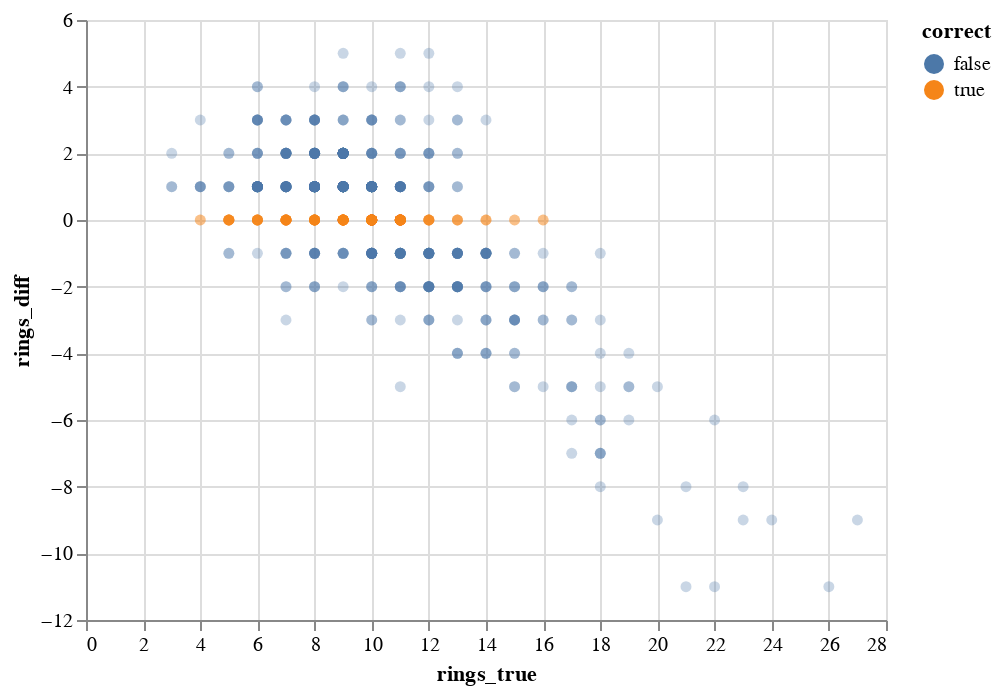

The notebook cell saved with this chart:
### Code cell
alt.Chart(best_rf_validation).mark_circle().encode(
    x="rings_true",
    y="rings_diff",
    color="correct",
).configure_mark(
    opacity=0.3,
)

### Figure 1 — Vega-Lite specification as saved in the notebook (floating-point values rounded to 4 significant figures; data arrays with more than 128 entries replaced by an {"elided": "..."} marker saying what was removed)
{"config": {"view": {"continuousWidth": 400, "continuousHeight": 300}, "mark": {"opacity": 0.3}}, "data": {"name": "data-c7233d50ccc147d22fd208f0a8cab445"}, "mark": "circle", "encoding": {"color": {"type": "nominal", "field": "correct"}, "x": {"type": "quantitative", "field": "rings_true"}, "y": {"type": "quantitative", "field": "rings_diff"}}, "$schema": "https://vega.github.io/schema/vega-lite/v4.8.1.json", "datasets": {"data-c7233d50ccc147d22fd208f0a8cab445": {"elided": "627 records"}}}
